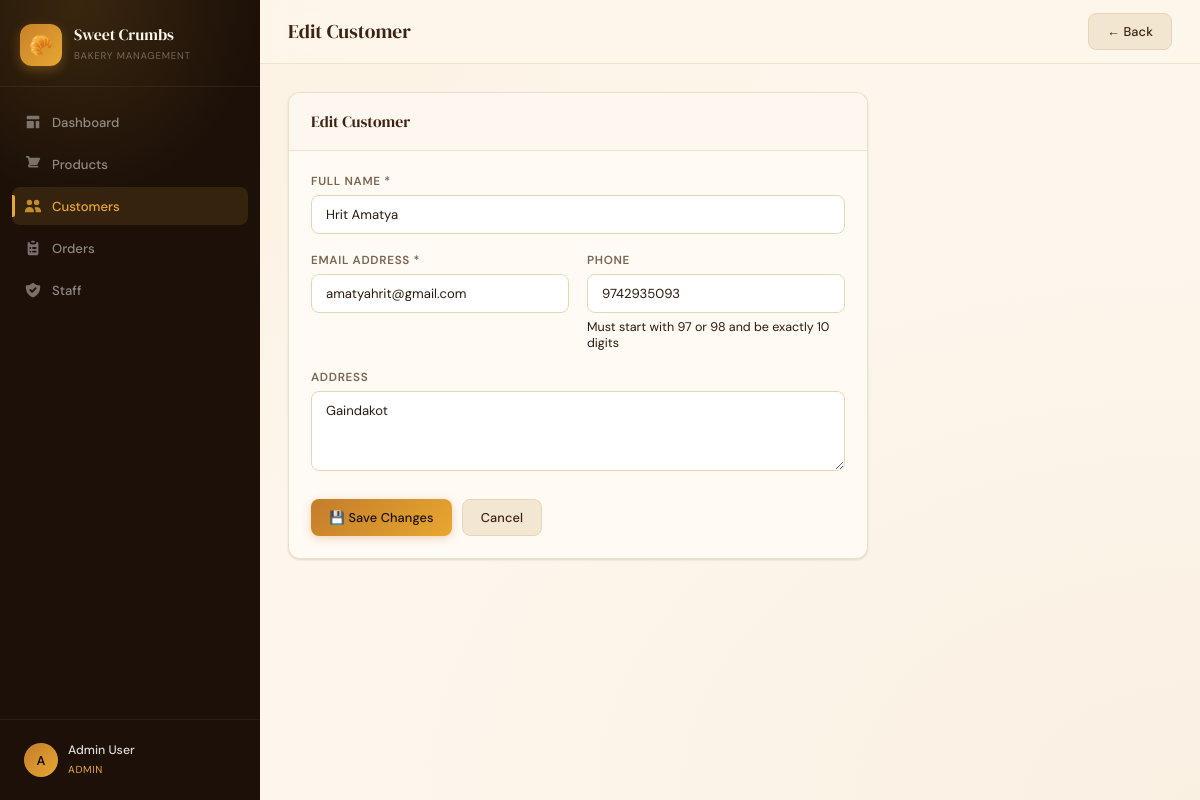
Screenshot of /customers/edit/6 (signed in) with the database file from the repository.
### tables this page shows
CREATE TABLE customer (
                id INTEGER PRIMARY KEY AUTOINCREMENT,
                name TEXT NOT NULL,
                email TEXT UNIQUE NOT NULL,
                phone TEXT,
                address TEXT,
                created_at TEXT DEFAULT CURRENT_TIMESTAMP
            , password_hash TEXT, active INTEGER NOT NULL DEFAULT 1);

### app.py (the view, shortened to what this page needs)
@app.route('/customers/edit/<int:cid>', methods=['GET', 'POST'])
@requires_permission('customers')
def edit_customer(cid):
    try:
        conn = get_db()
        customer = conn.execute("SELECT * FROM customer WHERE id=?", (cid,)).fetchone()
        if not customer:
            flash('Customer not found.', 'danger')
            return redirect(url_for('customers'))
        conn.close()
        return render_template('customer_form.html', customer=customer)
    except Exception as e:
        logger.error(f'Error editing customer: {e}')
        flash('Error editing customer.', 'danger')
        return redirect(url_for('customers'))
    return render_template('customer_form.html', customer=customer)

### app.py (called while the page is built)
def get_db():
    try:
        conn = sqlite3.connect(DB_PATH)
        conn.row_factory = sqlite3.Row
        return conn
    except sqlite3.Error as e:
        logger.error(f'Database connection error: {e}')
        raise

def requires_permission(module):
    def decorator(f):
        @wraps(f)
        def decorated(*args, **kwargs):
            if 'user_id' not in session:
                return redirect(url_for('login'))
            role = session.get('role', 'staff')
            if module not in ROLE_PERMISSIONS.get(role, set()):
                logger.warning(f'Access denied for user {session.get("user_id")} to module {module}')
                flash(f'Access denied. Your role ({role}) cannot access {module}.', 'danger')
                return redirect(url_for('index'))
            return f(*args, **kwargs)
        return decorated
    return decorator

### templates/customer_form.html
{% extends 'base.html' %} {% block title %}{{ 'Edit' if customer else 'Add' }} Customer{% endblock %} {% block page_title %}{{ 'Edit' if customer else 'Add' }} Customer{% endblock %} {% block topbar_actions %}
<a href="{{ url_for('customers') }}" class="btn btn-secondary">← Back</a> {% endblock %} {% block content %}
<div class="card" style="max-width:580px">
    <div class="card-header">
        <h2>{{ 'Edit' if customer else 'New' }} Customer</h2>
    </div>
    <div class="card-body">
        <form method="post">
            <div class="form-grid">
                <div class="form-group full">
                    <label>Full Name *</label>
                    <input class="form-control" name="name" required value="{{ customer.name if customer else '' }}" placeholder="e.g. Sita Sharma">
                </div>
                <div class="form-group">
                    <label>Email Address *</label>
                    <input class="form-control" type="email" name="email" required value="{{ customer.email if customer else '' }}" placeholder="email@example.com">
                </div>
                <div class="form-group">
                    <label>Phone</label>
                    <input class="form-control" name="phone" pattern="[97][7-8][0-9]{8}" maxlength="10" inputmode="numeric" value="{{ customer.phone if customer else '' }}" placeholder="97XXXXXXXX or 98XXXXXXXX" title="Phone must start with 97 or 98 and be exactly 10 digits">
                    <small class="text-muted">Must start with 97 or 98 and be exactly 10 digits</small>
                </div>
                <div class="form-group full">
                    <label>Address</label>
                    <textarea class="form-control" name="address" rows="3" placeholder="Street, City...">{{ customer.address if customer else '' }}</textarea>
                </div>
            </div>
            <div style="margin-top:28px;display:flex;gap:10px">
                <button type="submit" class="btn btn-primary">
          {{ '💾 Save Changes' if customer else '+ Add Customer' }}
        </button>
                <a href="{{ url_for('customers') }}" class="btn btn-secondary">Cancel</a>
            </div>
        </form>
    </div>
</div>
{% endblock %}

### static/css/style.css (style rules this page uses)
:root { --espresso: #1C1008; --brown: #3D2314; --mocha: #6B3F22; --caramel: #C47C2B; --gold: #E8A830; --cream: #FDF6EC; --warm-white: #FFFAF4; --tan: #E8D5B5; --muted: #9C8A74; --text: #2C1A0E; --text-light: #7A6552; --success: #2E7D32; --success-bg: #E8F5E9; --danger: #C0392B; --danger-bg: #FDEDEC; --warning: #E67E22; --warning-bg: #FEF9E7; --info: #1565C0; --info-bg: #E3F2FD; --sidebar-w: 260px; --topbar-h: 64px; --radius: 12px; --radius-sm: 8px; --radius-lg: 18px; --shadow-sm: 0 1px 3px rgba(28, 16, 8, 0.08), 0 1px 2px rgba(28, 16, 8, 0.06); --shadow: 0 4px 16px rgba(28, 16, 8, 0.1), 0 2px 6px rgba(28, 16, 8, 0.06); --shadow-lg: 0 12px 40px rgba(28, 16, 8, 0.14), 0 4px 16px rgba(28, 16, 8, 0.08); --font-display: 'DM Serif Display', Georgia, serif; --font-body: 'DM Sans', system-ui, sans-serif; --transition: 0.2s cubic-bezier(0.4, 0, 0.2, 1); }
*, *::before, *::after { box-sizing: border-box; margin: 0; padding: 0; }
html { font-size: 15px; scroll-behavior: smooth; }
body { font-family: var(--font-body); background: var(--cream); color: var(--text); display: flex; min-height: 100vh; -webkit-font-smoothing: antialiased; background-image: radial-gradient(ellipse at 0% 0%, rgba(228, 168, 48, 0.07) 0%, transparent 50%), radial-gradient(ellipse at 100% 100%, rgba(196, 124, 43, 0.05) 0%, transparent 50%); }
.btn { display: inline-flex; align-items: center; gap: 6px; padding: 9px 18px; border-radius: var(--radius-sm); font-size: 0.85rem; font-weight: 500; font-family: var(--font-body); border: none; cursor: pointer; text-decoration: none; transition: all var(--transition); white-space: nowrap; letter-spacing: 0.01em; }
.btn-primary { background: linear-gradient(135deg, var(--caramel), var(--gold)); color: var(--espresso); box-shadow: 0 2px 8px rgba(196, 124, 43, 0.3); }
.btn-secondary { background: rgba(232, 213, 181, 0.5); color: var(--brown); border: 1px solid var(--tan); }
.card { background: var(--warm-white); border-radius: var(--radius); border: 1px solid rgba(232, 213, 181, 0.7); box-shadow: var(--shadow-sm); overflow: hidden; margin-bottom: 20px; }
.card-header { display: flex; align-items: center; justify-content: space-between; padding: 18px 22px; border-bottom: 1px solid rgba(232, 213, 181, 0.6); background: rgba(253, 246, 236, 0.5); }
.card-header h2 { font-family: var(--font-display); font-size: 1.05rem; font-weight: 400; color: var(--brown); }
.card-body { padding: 22px; }
.form-grid { display: grid; grid-template-columns: 1fr 1fr; gap: 18px; }
.form-group { display: flex; flex-direction: column; gap: 6px; }
.form-group.full { grid-column: 1 / -1; }
.form-group label { font-size: 0.78rem; font-weight: 600; color: var(--text-light); text-transform: uppercase; letter-spacing: 0.06em; }
.form-control { width: 100%; padding: 10px 14px; border: 1.5px solid var(--tan); border-radius: var(--radius-sm); font-size: 0.875rem; font-family: var(--font-body); color: var(--text); background: #fff; transition: all var(--transition); outline: none; appearance: none; -webkit-appearance: none; }
.form-control::placeholder { color: #BBA98A; }
textarea.form-control { resize: vertical; min-height: 80px; }
.content>* { animation: fadeIn 0.35s ease both; }
body { overflow-x: hidden; }

### rows the page displays
customer: name "Hrit Amatya", email "amatyahrit@gmail.com", phone "9742935093", address "Gaindakot"

### other values shown
{{ session.get('name','?')[0].upper() }} "A"
{{ session.get('name','User') }} "Admin User"
{{ session.get('role','staff').title() }} "ADMIN"
{{ 'Edit' if customer else 'Add' }} "Edit"
{{ 'Edit' if customer else 'New' }} "Edit"
{{ '💾 Save Changes' if customer else '+ Add Customer' }} "💾 Save Changes"
